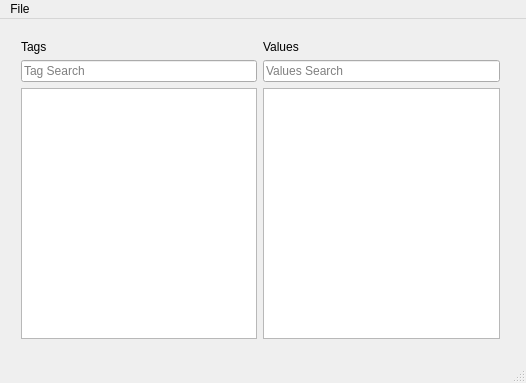
<?xml version="1.0" encoding="UTF-8"?>
<ui version="4.0">
 <class>MainWindow</class>
 <widget class="QMainWindow" name="MainWindow">
  <property name="geometry">
   <rect>
    <x>0</x>
    <y>0</y>
    <width>526</width>
    <height>383</height>
   </rect>
  </property>
  <property name="windowTitle">
   <string>XML Tag Value Search</string>
  </property>
  <widget class="QWidget" name="centralWidget">
   <widget class="QWidget" name="gridLayoutWidget">
    <property name="geometry">
     <rect>
      <x>10</x>
      <y>10</y>
      <width>501</width>
      <height>321</height>
     </rect>
    </property>
    <layout class="QGridLayout" name="gridLayout">
     <item row="2" column="1">
      <widget class="QLineEdit" name="values_lineedit">
       <property name="focusPolicy">
        <enum>Qt::StrongFocus</enum>
       </property>
       <property name="placeholderText">
        <string>Values Search</string>
       </property>
       <property name="clearButtonEnabled">
        <bool>true</bool>
       </property>
      </widget>
     </item>
     <item row="2" column="0">
      <widget class="QLineEdit" name="tags_lineedit">
       <property name="focusPolicy">
        <enum>Qt::StrongFocus</enum>
       </property>
       <property name="placeholderText">
        <string>Tag Search</string>
       </property>
       <property name="clearButtonEnabled">
        <bool>true</bool>
       </property>
      </widget>
     </item>
     <item row="1" column="1">
      <widget class="QLabel" name="values_label">
       <property name="text">
        <string>Values</string>
       </property>
      </widget>
     </item>
     <item row="1" column="0">
      <widget class="QLabel" name="tags_label">
       <property name="text">
        <string>Tags</string>
       </property>
      </widget>
     </item>
     <item row="3" column="0">
      <widget class="QListWidget" name="tags_listwidget"/>
     </item>
     <item row="3" column="1">
      <widget class="QListWidget" name="values_listwidget"/>
     </item>
    </layout>
   </widget>
  </widget>
  <widget class="QMenuBar" name="menuBar">
   <property name="geometry">
    <rect>
     <x>0</x>
     <y>0</y>
     <width>526</width>
     <height>21</height>
    </rect>
   </property>
   <widget class="QMenu" name="menuFile">
    <property name="title">
     <string>File</string>
    </property>
    <addaction name="actionSet_XML_Root_Path"/>
    <addaction name="actionAbout"/>
    <addaction name="separator"/>
    <addaction name="actionQuit"/>
   </widget>
   <addaction name="menuFile"/>
  </widget>
  <widget class="QStatusBar" name="statusBar"/>
  <action name="actionQuit">
   <property name="text">
    <string>Quit</string>
   </property>
   <property name="shortcut">
    <string>Ctrl+Q</string>
   </property>
  </action>
  <action name="actionAbout">
   <property name="text">
    <string>About</string>
   </property>
  </action>
  <action name="actionSet_XML_Root_Path">
   <property name="text">
    <string>Set XML Root Path</string>
   </property>
   <property name="shortcut">
    <string>Ctrl+O</string>
   </property>
  </action>
 </widget>
 <layoutdefault spacing="6" margin="11"/>
 <tabstops>
  <tabstop>tags_lineedit</tabstop>
  <tabstop>values_lineedit</tabstop>
 </tabstops>
 <resources/>
 <connections/>
</ui>
